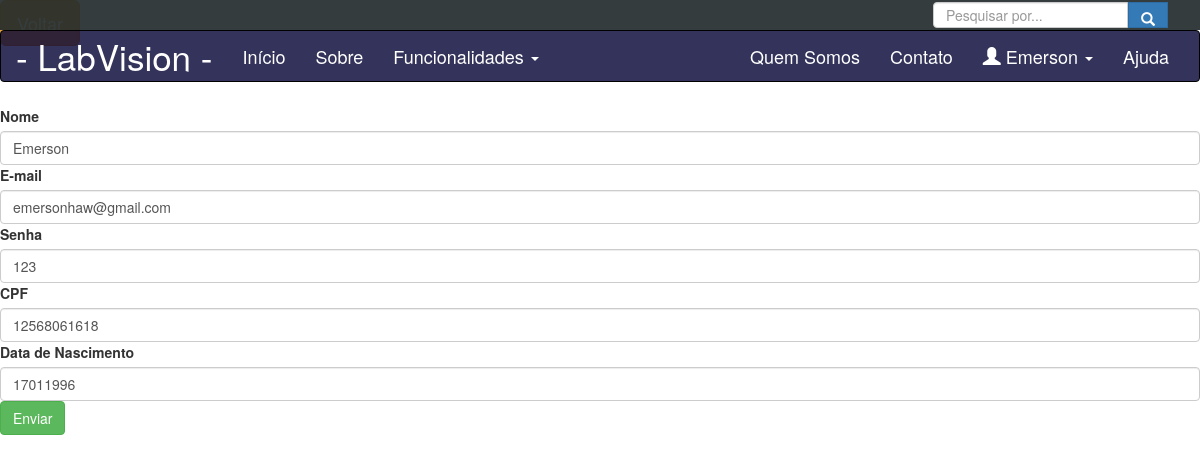
Page /atualizar-usuario/2 (signed in) on the committed database.
### app/models/tables.py (models this page shows, shortened)
class Pessoa(db.Model):
    __tablename__ = "pessoas"
    id = db.Column(db.Integer, primary_key=True)
    nome = db.Column(db.String(50))

class Usuario(Pessoa, db.Model):
    __tablename__ = "usuarios"
    id = db.Column(db.Integer, primary_key=True)
    email = db.Column(db.String(50))
    senha = db.Column(db.String(20))
    cpf = db.Column(db.String(20))
    dt_nascimento = db.Column(db.String(20))
    status = db.Column(db.Boolean())
    pessoa = db.Column(db.Integer, db.ForeignKey('pessoas.id'))
    def get_id(self):
        return str(self.id)

### app/controllers/default.py (the view, shortened to what this page needs)
@app.route('/atualizar-usuario/<int:id>', methods=['GET', 'POST'])
@app.route('/atualizar-usuario', methods=['POST'])
def atualizar_usuario(id=None):
    if not current_user.get_id():
        return redirect(url_for('login'))
    if id != None and request.method == "GET":
        usuario = Usuario.query.filter_by(id=id).first()
        form = CadastrarUsuarioForm()
        return render_template('usuario/atualizar-usuario.html', form=form, usuario=usuario)

### app/models/forms.py
class CadastrarUsuarioForm(FlaskForm):
    nome = StringField("email", validators=[DataRequired()])
    email = StringField("email", validators=[DataRequired()])
    senha = PasswordField("senha", validators=[DataRequired()])
    cpf = StringField("email", validators=[DataRequired()])
    dt_nascimento = StringField("email", validators=[DataRequired()])

### app/controllers/default.py (called while the page is built)
@login_manager.user_loader
def load_user(id):
    return Usuario.query.filter_by(id=id).first()

### app/templates/usuario/atualizar-usuario.html (shortened to what this page needs)
{% include 'base/head.html' %}
{% include 'base/nav_bar.html' %}
<a href="/listar-usuarios">
    <button class="btn btn-lg btn-warning">
    </button>
</a>
<div>
      <br><br><br>
      <form action="/atualizar-usuario/{{ usuario.id }}" method="POST">
          <label>Nome</label>
              {{ form.nome(class="form-control", value=usuario.nome) }}
          <label>E-mail</label>
              {{ form.email(class="form-control", value=usuario.email) }}
          <label>Senha</label>
              {{ form.nome(class="form-control", value=usuario.senha) }}
          <label>CPF</label>
              {{ form.cpf(class="form-control", value=usuario.cpf) }}
          <label>Data de Nascimento</label>
              {{ form.dt_nascimento(class="form-control", value=usuario.dt_nascimento) }}
          <input class="btn btn-success" type="submit" value="Enviar">
      </form>
</div>
{% include 'base/footer.html' %}

### app/templates/base/nav_bar.html (shortened to what this page needs)
<div class="nav-geral">
    <div class="nav-auxiliar">
        <form class="d-none d-md-inline-block form-inline ml-auto mr-0 mr-md-3 my-2 my-md-0">
            <div class="input-group">
              <div class="input-group-append">
                <input type="text" class="form-control nav-pesquisar" placeholder="Pesquisar por..." aria-label="Pesquisar">
                <button class="btn btn-primary nav-pesquisar-icone" type="button">
                  <i class="glyphicon glyphicon-search"></i>
                </button>
              </div>
            </div>
          </form>
    </div>
    <nav class="navbar navbar-default">
            <div class="container-fluid">
                <div class="navbar-header">
                    <a class="navbar-brand nav-titulo" href="/index">- LabVision -</a>
                </div>
                <div class="collapse navbar-collapse" id="navPrincipal">
                    <ul class="nav navbar-nav">
                        <li>
                            <a href="/index">Início</a>
                        </li>
                        <li>
                            <a href="/sobre">Sobre</a>
                        </li>
                        <li class="dropdown">
                            <a class="dropdown-toggle" data-toggle="dropdown" href="#">
                                Funcionalidades
                                <span class="caret"></span>
                            </a>
                        </li>
                    </ul>
                    <ul class="nav navbar-nav navbar-right">
                        <li><a href="">Quem Somos</a></li>
                        <li><a href="">Contato</a></li>
                        <li class="dropdown">
                            <a class="dropdown-toggle" data-toggle="dropdown" href="#">
                                <span class="glyphicon glyphicon-user nav-icone-perfil"></span>
                                <span class="nav-icone-perfil">{{current_user.nome}}</span>
                                <span class="caret"></span>
                            </a>
                        </li>
                        <li><a href="/ajuda">Ajuda</a></li>
                    </ul>
                </div>
            </div>
    </nav>
</div>

### app/static/css/main.css (style rules this page uses)
.nav-auxiliar { background-color: rgba(30,39,41,.9); height: 30px; color: #FFFFFF; text-align: right; }
.nav-pesquisar { height: 26px; margin-top: 2px; }
.nav-pesquisar-icone { height: 26px; margin-top: 2px; border-radius: 0px; margin-right: 120px; margin-right: 32px; }
.container-fluid > .navbar-header > a { color: #FFFFFF; }
.navbar-default .navbar-nav > li > a { color: #FFFFFF; }
.navbar-default .navbar-nav > li > a:before { color: #FF0000; }
.nav-geral { position: fixed; top: 0px; left: 0; width: 100%; height: 0px; margin-bottom: 1px; }
.navbar-default { font-size: 18px; text-color: #FFFFFF; border-color: #000000; background-color: rgba(1,1,50,.8); }
.navbar-brand { font-size: 35px; color: #FF0000; text-color: #FF0000; }
.dropdown { color: #00FF00; }

### rows in the picture
Pessoa: nome "Emerson"
Pessoa: nome "Emerson"
Usuario: email "emersonhaw@gmail.com", cpf "12568061618", dt_nascimento "17011996"
